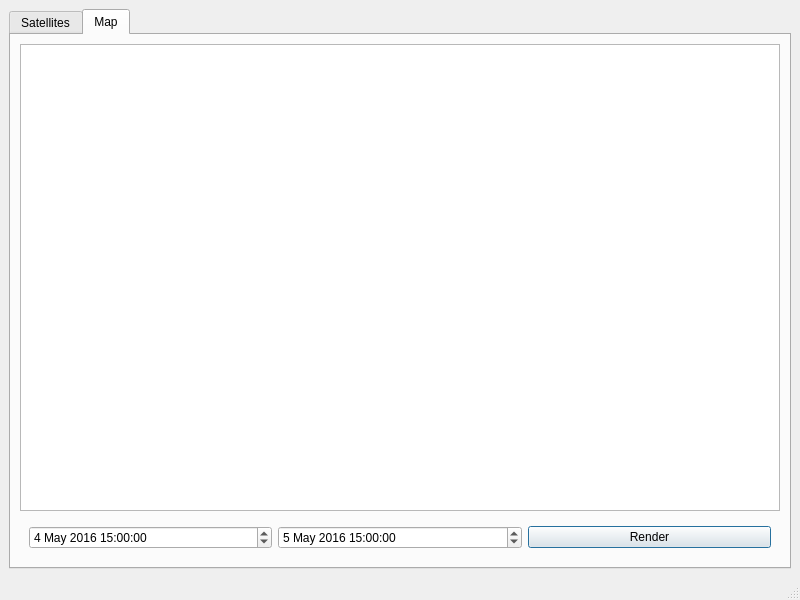
<?xml version="1.0" encoding="UTF-8"?>
<ui version="4.0">
 <class>mainWindow</class>
 <widget class="QMainWindow" name="mainWindow">
  <property name="geometry">
   <rect>
    <x>0</x>
    <y>0</y>
    <width>800</width>
    <height>600</height>
   </rect>
  </property>
  <property name="windowTitle">
   <string>SatView</string>
  </property>
  <widget class="QWidget" name="centralwidget">
   <property name="layoutDirection">
    <enum>Qt::LeftToRight</enum>
   </property>
   <layout class="QGridLayout" name="gridLayout">
    <item row="0" column="0">
     <widget class="QTabWidget" name="tabs">
      <property name="sizePolicy">
       <sizepolicy hsizetype="Expanding" vsizetype="Expanding">
        <horstretch>0</horstretch>
        <verstretch>0</verstretch>
       </sizepolicy>
      </property>
      <property name="currentIndex">
       <number>1</number>
      </property>
      <widget class="QWidget" name="tab_sats">
       <attribute name="title">
        <string>Satellites</string>
       </attribute>
       <layout class="QGridLayout" name="gridLayout_2">
        <item row="0" column="0">
         <layout class="QVBoxLayout" name="tabSatLayout">
          <property name="spacing">
           <number>1</number>
          </property>
          <property name="sizeConstraint">
           <enum>QLayout::SetDefaultConstraint</enum>
          </property>
          <item>
           <widget class="QWidget" name="widget" native="true">
            <property name="sizePolicy">
             <sizepolicy hsizetype="Preferred" vsizetype="Fixed">
              <horstretch>0</horstretch>
              <verstretch>0</verstretch>
             </sizepolicy>
            </property>
            <property name="minimumSize">
             <size>
              <width>0</width>
              <height>30</height>
             </size>
            </property>
            <layout class="QHBoxLayout" name="horizontalLayout">
             <item>
              <widget class="QLineEdit" name="fNoradEdit">
               <property name="sizePolicy">
                <sizepolicy hsizetype="Expanding" vsizetype="Fixed">
                 <horstretch>0</horstretch>
                 <verstretch>0</verstretch>
                </sizepolicy>
               </property>
               <property name="minimumSize">
                <size>
                 <width>72</width>
                 <height>23</height>
                </size>
               </property>
               <property name="maximumSize">
                <size>
                 <width>16777215</width>
                 <height>23</height>
                </size>
               </property>
               <property name="layoutDirection">
                <enum>Qt::LeftToRight</enum>
               </property>
               <property name="inputMethodHints">
                <set>Qt::ImhDigitsOnly</set>
               </property>
               <property name="inputMask">
                <string/>
               </property>
               <property name="placeholderText">
                <string>NORAD mask</string>
               </property>
               <property name="clearButtonEnabled" stdset="0">
                <bool>false</bool>
               </property>
              </widget>
             </item>
             <item>
              <widget class="QLineEdit" name="fIntlEdit">
               <property name="sizePolicy">
                <sizepolicy hsizetype="Expanding" vsizetype="Fixed">
                 <horstretch>0</horstretch>
                 <verstretch>0</verstretch>
                </sizepolicy>
               </property>
               <property name="minimumSize">
                <size>
                 <width>72</width>
                 <height>23</height>
                </size>
               </property>
               <property name="maximumSize">
                <size>
                 <width>16777215</width>
                 <height>23</height>
                </size>
               </property>
               <property name="layoutDirection">
                <enum>Qt::LeftToRight</enum>
               </property>
               <property name="inputMethodHints">
                <set>Qt::ImhDigitsOnly|Qt::ImhUppercaseOnly</set>
               </property>
               <property name="inputMask">
                <string/>
               </property>
               <property name="placeholderText">
                <string>Intl ID mask</string>
               </property>
              </widget>
             </item>
             <item>
              <widget class="QLineEdit" name="fNameEdit">
               <property name="sizePolicy">
                <sizepolicy hsizetype="Fixed" vsizetype="Fixed">
                 <horstretch>0</horstretch>
                 <verstretch>0</verstretch>
                </sizepolicy>
               </property>
               <property name="minimumSize">
                <size>
                 <width>320</width>
                 <height>23</height>
                </size>
               </property>
               <property name="maximumSize">
                <size>
                 <width>16777215</width>
                 <height>23</height>
                </size>
               </property>
               <property name="layoutDirection">
                <enum>Qt::LeftToRight</enum>
               </property>
               <property name="placeholderText">
                <string>Name mask</string>
               </property>
              </widget>
             </item>
             <item>
              <widget class="QPushButton" name="fButton">
               <property name="sizePolicy">
                <sizepolicy hsizetype="Fixed" vsizetype="Fixed">
                 <horstretch>0</horstretch>
                 <verstretch>0</verstretch>
                </sizepolicy>
               </property>
               <property name="text">
                <string>Filter</string>
               </property>
              </widget>
             </item>
            </layout>
           </widget>
          </item>
          <item>
           <widget class="QTableWidget" name="satTable">
            <property name="sizePolicy">
             <sizepolicy hsizetype="Expanding" vsizetype="Expanding">
              <horstretch>1</horstretch>
              <verstretch>0</verstretch>
             </sizepolicy>
            </property>
            <property name="minimumSize">
             <size>
              <width>508</width>
              <height>400</height>
             </size>
            </property>
            <property name="maximumSize">
             <size>
              <width>9999999</width>
              <height>9999999</height>
             </size>
            </property>
            <property name="editTriggers">
             <set>QAbstractItemView::NoEditTriggers</set>
            </property>
            <property name="selectionBehavior">
             <enum>QAbstractItemView::SelectRows</enum>
            </property>
            <property name="textElideMode">
             <enum>Qt::ElideRight</enum>
            </property>
            <property name="horizontalScrollMode">
             <enum>QAbstractItemView::ScrollPerItem</enum>
            </property>
            <property name="sortingEnabled">
             <bool>false</bool>
            </property>
            <property name="columnCount">
             <number>4</number>
            </property>
            <attribute name="horizontalHeaderDefaultSectionSize">
             <number>96</number>
            </attribute>
            <attribute name="horizontalHeaderStretchLastSection">
             <bool>true</bool>
            </attribute>
            <attribute name="verticalHeaderVisible">
             <bool>false</bool>
            </attribute>
            <attribute name="verticalHeaderHighlightSections">
             <bool>false</bool>
            </attribute>
            <attribute name="verticalHeaderShowSortIndicator" stdset="0">
             <bool>false</bool>
            </attribute>
            <attribute name="verticalHeaderStretchLastSection">
             <bool>false</bool>
            </attribute>
            <column>
             <property name="text">
              <string>✓</string>
             </property>
            </column>
            <column>
             <property name="text">
              <string>NORAD ID</string>
             </property>
             <property name="textAlignment">
              <set>AlignHCenter|AlignVCenter|AlignCenter</set>
             </property>
            </column>
            <column>
             <property name="text">
              <string>International ID</string>
             </property>
            </column>
            <column>
             <property name="text">
              <string>Name</string>
             </property>
            </column>
           </widget>
          </item>
          <item alignment="Qt::AlignHCenter">
           <widget class="QWidget" name="widget_2" native="true">
            <property name="sizePolicy">
             <sizepolicy hsizetype="Preferred" vsizetype="Fixed">
              <horstretch>0</horstretch>
              <verstretch>0</verstretch>
             </sizepolicy>
            </property>
            <property name="minimumSize">
             <size>
              <width>100</width>
              <height>30</height>
             </size>
            </property>
            <layout class="QHBoxLayout" name="horizontalLayout_2">
             <item>
              <widget class="QPushButton" name="saveButton">
               <property name="enabled">
                <bool>false</bool>
               </property>
               <property name="text">
                <string>Save TLE</string>
               </property>
              </widget>
             </item>
             <item>
              <widget class="QPushButton" name="loadButton">
               <property name="text">
                <string>Load TLE</string>
               </property>
              </widget>
             </item>
             <item>
              <widget class="QPushButton" name="refreshButton">
               <property name="text">
                <string>Refresh</string>
               </property>
              </widget>
             </item>
            </layout>
           </widget>
          </item>
         </layout>
        </item>
       </layout>
      </widget>
      <widget class="QWidget" name="tab_map">
       <attribute name="title">
        <string>Map</string>
       </attribute>
       <layout class="QVBoxLayout" name="verticalLayout">
        <item>
         <widget class="QGraphicsView" name="mapCanvas">
          <property name="verticalScrollBarPolicy">
           <enum>Qt::ScrollBarAlwaysOff</enum>
          </property>
          <property name="horizontalScrollBarPolicy">
           <enum>Qt::ScrollBarAlwaysOff</enum>
          </property>
         </widget>
        </item>
        <item>
         <widget class="QWidget" name="widget_3" native="true">
          <layout class="QHBoxLayout" name="horizontalLayout_3">
           <item>
            <widget class="QDateTimeEdit" name="dtFrom">
             <property name="dateTime">
              <datetime>
               <hour>15</hour>
               <minute>0</minute>
               <second>0</second>
               <year>2016</year>
               <month>5</month>
               <day>4</day>
              </datetime>
             </property>
             <property name="date">
              <date>
               <year>2016</year>
               <month>5</month>
               <day>4</day>
              </date>
             </property>
             <property name="timeSpec">
              <enum>Qt::UTC</enum>
             </property>
            </widget>
           </item>
           <item>
            <widget class="QDateTimeEdit" name="dtTo">
             <property name="dateTime">
              <datetime>
               <hour>15</hour>
               <minute>0</minute>
               <second>0</second>
               <year>2016</year>
               <month>5</month>
               <day>5</day>
              </datetime>
             </property>
             <property name="date">
              <date>
               <year>2016</year>
               <month>5</month>
               <day>5</day>
              </date>
             </property>
             <property name="timeSpec">
              <enum>Qt::UTC</enum>
             </property>
            </widget>
           </item>
           <item>
            <widget class="QPushButton" name="renderButton">
             <property name="text">
              <string>Render</string>
             </property>
             <property name="autoDefault">
              <bool>true</bool>
             </property>
             <property name="default">
              <bool>true</bool>
             </property>
             <property name="flat">
              <bool>false</bool>
             </property>
            </widget>
           </item>
          </layout>
         </widget>
        </item>
       </layout>
      </widget>
     </widget>
    </item>
   </layout>
  </widget>
  <widget class="QStatusBar" name="statusbar"/>
 </widget>
 <resources/>
 <connections/>
</ui>
